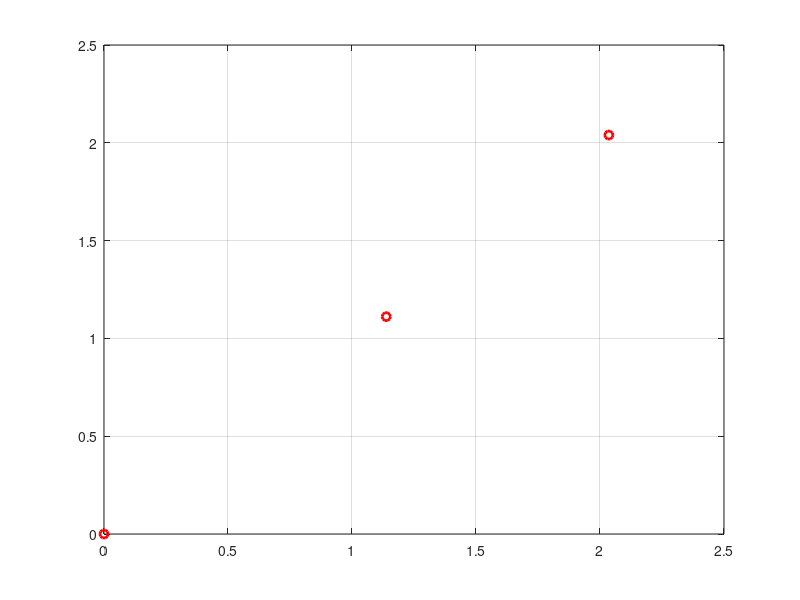

Write MATLAB code to recreate this figure. (Note: this script raises an error after producing the figure.)
%
%********************************************************************
%***  Elisabeth Ullmann                                        ******
%***  Autumn School on Uncertainty Quantification @ CWI        ******
%********************************************************************
%
% Cross-entropy method with multivariate Gaussian density to estimate 
%
% P_f = Prob (min(X)>a) = int_{-min(x)+a<0} f(x)dx,
%
% where f(x) ~ N(0,Id) and a>0
%
clear all; 

a = 2;
Pf_e = normcdf(-a)^2;    % Exact probability of failure

d=2;                     % Input dimension
N = 1e3;                 % Number of samples
rho = 0.1;               % Quantile related to failure level

mu0=zeros(d,1);
Sigma0=[1 0; 0 1];
mu_ref=mu0;
Sigma_ref=Sigma0;
 
MU_ref = [mu_ref];       % Matrix to store auxiliary means in CE method

G = @(x)(-min(x)+a);
s = 1e-6;               % Scaling parameter to regularize Sigma_ref

rng('default')           % For reproducibility
iter = 0;
f_level = 1;

while f_level>0

    x = mvnrnd(mu_ref',Sigma_ref,N)';
    y = G(x);
    f_level = quantile(y,rho);
    if f_level<0, break; end

    W = mvnpdf(x',mu0',Sigma0)./mvnpdf(x',mu_ref',Sigma_ref);
    H = W';
    ind = find(y<f_level);
    denom = sum(H(ind));

    % Update mean of Gaussian IS density
    mu_ref = sum(repmat(H(ind),d,1).*x(:,ind),2)/denom;

    % Update variance-covariance matrix of Gaussian IS density
    Sigma_ref = zeros(size(Sigma0));
    for k=1:length(ind)
        v_ref = x(:,ind(k))-mu_ref;
        Sigma_ref = H(ind(k))*v_ref*v_ref';
    end
    s = max(s,min(W));   % Adjust scaling parameter
    Sigma_ref = Sigma_ref/denom+s*eye(d);

    iter = iter+1;
    N_eff(iter) = sum(W)^2/sum(W.^2);
    MU_ref = [MU_ref mu_ref];
end
% Perform IS with final Gaussian density
W = mvnpdf(x',mu0',Sigma0)./mvnpdf(x',mu_ref',Sigma_ref);
N_eff(iter+1) = sum(W)^2/sum(W.^2);
H = W;
ind = find(y<0.0);
% CE-IS estimate of Pf
Pf_est_ce = sum(H(ind))/N;

% Standard Monte Carlo estimate of Pf
x = mvnrnd(mu0',Sigma0,N)';
y = G(x);
ind = find(y<0.0);
Pf_est_mc = length(ind)/N;

% Print results
fprintf('CE-estimate of Pf: %1.6e\n',Pf_est_ce)
fprintf('MC estimate of Pf: %1.6e\n',Pf_est_mc)
fprintf('Exact Pf: %1.6e\n',Pf_e)
fprintf('Number of CE iterations: %.0f\n',iter)
fprintf('Number of samples per level: %.0f\n',N)
% 
figure
plot(MU_ref(1,:), MU_ref(2,:),'ro','LineWidth',2)
grid on
xlabel('$x_1$',Interpreter='latex')
ylabel('$x_2$',Interpreter='latex')
title(sprintf('Mean of Gaussian CE approximation for a=%.0f',a))
